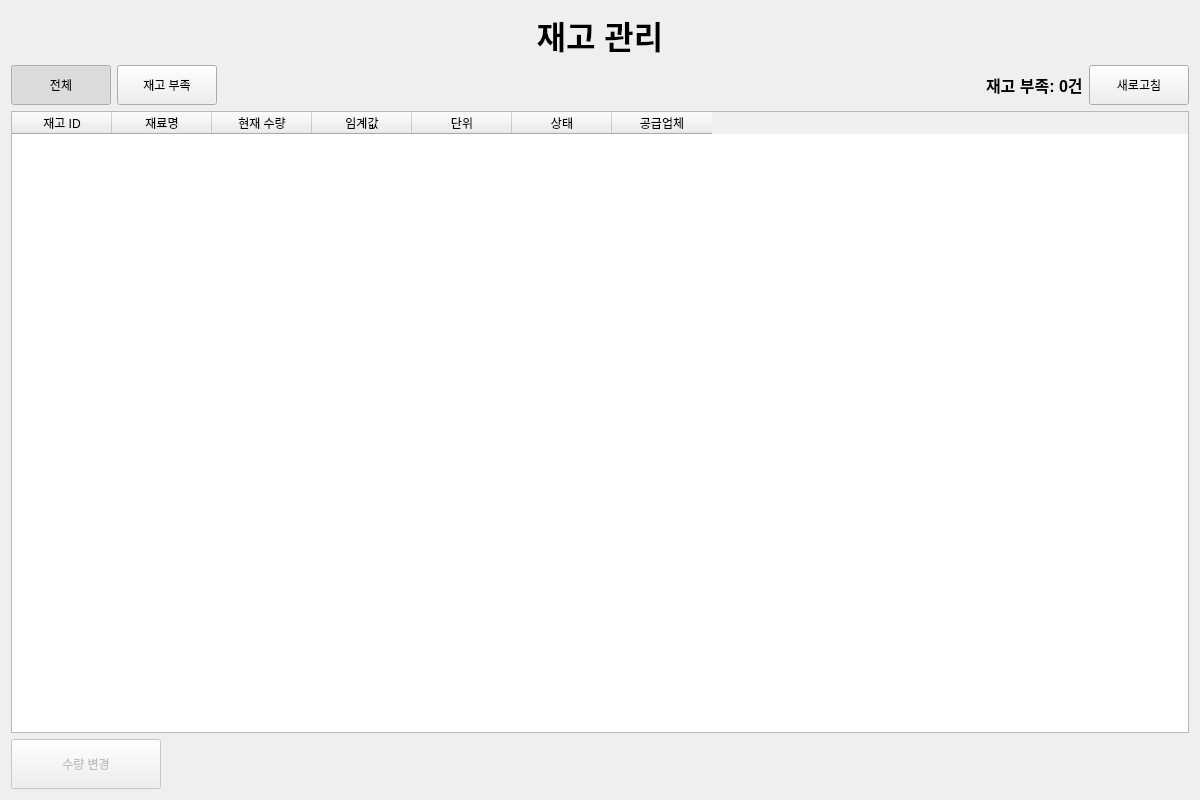
<?xml version="1.0" encoding="UTF-8"?>
<ui version="4.0">
 <class>StockManagement</class>
 <widget class="QWidget" name="StockManagement">
  <property name="geometry">
   <rect>
    <x>0</x>
    <y>0</y>
    <width>1200</width>
    <height>800</height>
   </rect>
  </property>
  <property name="windowTitle">
   <string>재고 관리</string>
  </property>
  <layout class="QVBoxLayout" name="verticalLayout">
   <item>
    <widget class="QLabel" name="label_title">
     <property name="text">
      <string>재고 관리</string>
     </property>
     <property name="alignment">
      <set>Qt::AlignCenter</set>
     </property>
     <property name="font">
      <font>
       <pointsize>24</pointsize>
       <weight>75</weight>
       <bold>true</bold>
      </font>
     </property>
    </widget>
   </item>
   <item>
    <layout class="QHBoxLayout" name="horizontalLayout_filter">
     <item>
      <widget class="QPushButton" name="btn_filter_all">
       <property name="text">
        <string>전체</string>
       </property>
       <property name="minimumSize">
        <size>
         <width>100</width>
         <height>40</height>
        </size>
       </property>
       <property name="checkable">
        <bool>true</bool>
       </property>
       <property name="checked">
        <bool>true</bool>
       </property>
      </widget>
     </item>
     <item>
      <widget class="QPushButton" name="btn_filter_low">
       <property name="text">
        <string>재고 부족</string>
       </property>
       <property name="minimumSize">
        <size>
         <width>100</width>
         <height>40</height>
        </size>
       </property>
       <property name="checkable">
        <bool>true</bool>
       </property>
      </widget>
     </item>
     <item>
      <spacer name="horizontalSpacer">
       <property name="orientation">
        <enum>Qt::Horizontal</enum>
       </property>
       <property name="sizeHint" stdset="0">
        <size>
         <width>40</width>
         <height>20</height>
        </size>
       </property>
      </spacer>
     </item>
     <item>
      <widget class="QLabel" name="label_low_stock_count">
       <property name="text">
        <string>재고 부족: 0건</string>
       </property>
       <property name="font">
        <font>
         <pointsize>12</pointsize>
         <weight>75</weight>
         <bold>true</bold>
        </font>
       </property>
      </widget>
     </item>
     <item>
      <widget class="QPushButton" name="btn_refresh">
       <property name="text">
        <string>새로고침</string>
       </property>
       <property name="minimumSize">
        <size>
         <width>100</width>
         <height>40</height>
        </size>
       </property>
      </widget>
     </item>
    </layout>
   </item>
   <item>
    <widget class="QTableWidget" name="table_stocks">
     <property name="editTriggers">
      <set>QAbstractItemView::NoEditTriggers</set>
     </property>
     <property name="selectionBehavior">
      <enum>QAbstractItemView::SelectRows</enum>
     </property>
     <property name="selectionMode">
      <enum>QAbstractItemView::SingleSelection</enum>
     </property>
     <column>
      <property name="text">
       <string>재고 ID</string>
      </property>
     </column>
     <column>
      <property name="text">
       <string>재료명</string>
      </property>
     </column>
     <column>
      <property name="text">
       <string>현재 수량</string>
      </property>
     </column>
     <column>
      <property name="text">
       <string>임계값</string>
      </property>
     </column>
     <column>
      <property name="text">
       <string>단위</string>
      </property>
     </column>
     <column>
      <property name="text">
       <string>상태</string>
      </property>
     </column>
     <column>
      <property name="text">
       <string>공급업체</string>
      </property>
     </column>
    </widget>
   </item>
   <item>
    <layout class="QHBoxLayout" name="horizontalLayout_actions">
     <item>
      <widget class="QPushButton" name="btn_update_stock">
       <property name="text">
        <string>수량 변경</string>
       </property>
       <property name="minimumSize">
        <size>
         <width>150</width>
         <height>50</height>
        </size>
       </property>
       <property name="enabled">
        <bool>false</bool>
       </property>
      </widget>
     </item>
     <item>
      <spacer name="horizontalSpacer_2">
       <property name="orientation">
        <enum>Qt::Horizontal</enum>
       </property>
       <property name="sizeHint" stdset="0">
        <size>
         <width>40</width>
         <height>20</height>
        </size>
       </property>
      </spacer>
     </item>
    </layout>
   </item>
  </layout>
 </widget>
 <resources/>
 <connections/>
</ui>
